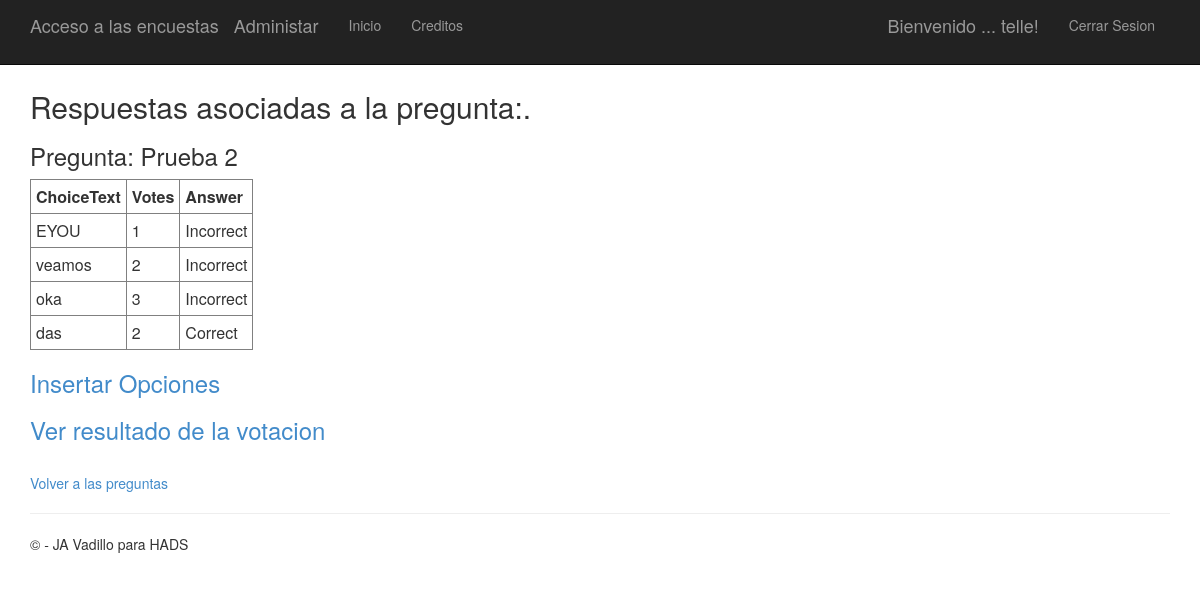
/polls/9/ (signed in), run on an earlier commit of the app's database.
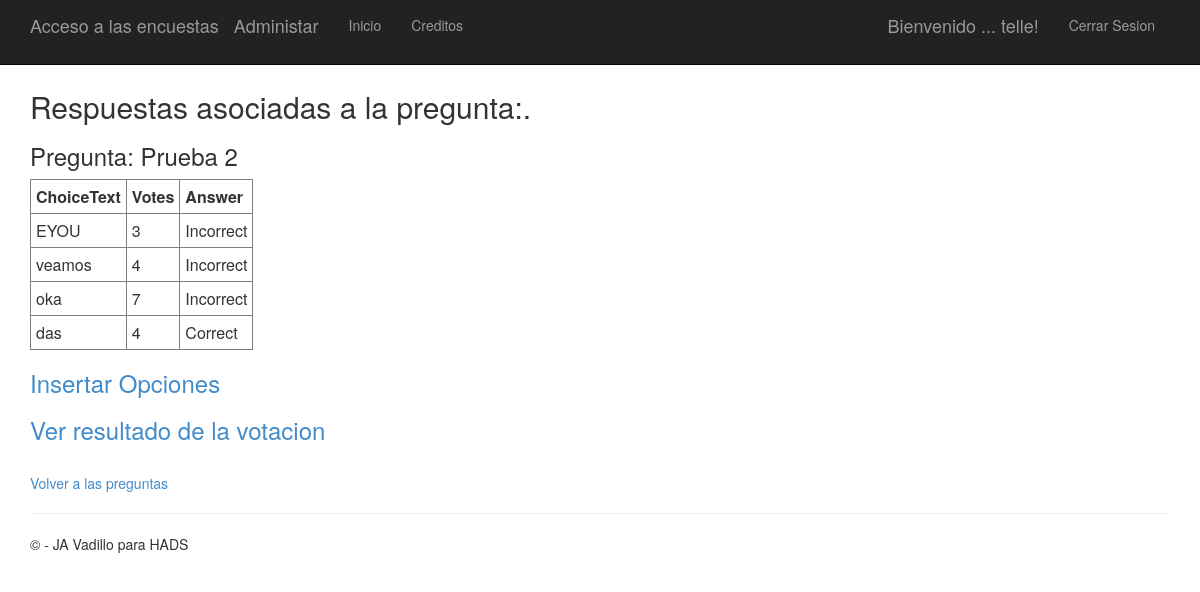
And on a later commit of the database.
### app/models.py (models this page shows)
class Question(models.Model):
    question_text = models.CharField(max_length=200)
    category = models.CharField(max_length=50, default='No Category')
    pub_date = models.DateTimeField('date published')

class Choice(models.Model):
    question = models.ForeignKey(Question)
    choice_text = models.CharField(max_length=200)
    correct = models.BooleanField(default=False)
    votes = models.IntegerField(default=0)

### app/views.py (the view)
# urls.py: url(r'^polls/(?P<question_id>\d+)/$', app.views.detail, name='detail'),
def detail(request, question_id):
     question = get_object_or_404(Question, pk=question_id)
     return render(request, 'polls/detail.html', {'title':'Respuestas asociadas a la pregunta:','question': question})

### app/templates/polls/detail.html (shortened to what this page needs)
﻿{% extends "app/layout.html" %}
{% block content %}
<h2>{{ title }}.</h2>
<h3>Pregunta: {{ question.question_text }}</h3>
<form onsubmit="return process();" method="post">
{% if request.user.is_authenticated %}
    <table border="1" cellpadding="5">
        <tr><th>ChoiceText</th><th>Votes</th><th>Answer</th></tr>
        {% for choice in question.choice_set.all %}
            <tr>
                <td>{{choice.choice_text}}</td><td>{{choice.votes}}</td>
                <td>
                    {% if choice.correct %}
                        Correct
                    {% else %}
                        Incorrect
                    {% endif %}
                </td>
            </tr>
        {% endfor %}
    </table>
    <a href="{% url 'choice_add' question.id %}"><h3>Insertar Opciones</h3></a>
    <a href="{% url 'chart' question.id %}"> <h3>Ver resultado de la votacion</h3> </a><br />
{% endif %}
<div><a href="{% url 'index' %}">Volver a las preguntas</a></div>
</form>
{% endblock %}

### app/templates/app/layout.html (shortened to what this page needs)
﻿<!DOCTYPE html>
<html>
<head>
    {% load staticfiles %}
    <link rel="stylesheet" type="text/css" href="{% static 'app/content/bootstrap.min.css' %}" />
    <link rel="stylesheet" type="text/css" href="{% static 'app/content/site.css' %}" />
</head>
<body>
    <div class="navbar navbar-inverse navbar-fixed-top">
        <div class="container">
            <div class="navbar-header">
                <a href="/polls/" class="navbar-brand">Acceso a las encuestas</a>
                <a href="/admin/" class="navbar-brand">Administar</a>
            </div>
            <div class="navbar-collapse collapse">
                <ul class="nav navbar-nav">
                    <li><a href="{% url 'home' %}">Inicio</a></li>
                    <li><a href="{% url 'contact' %}">Creditos</a></li>
                </ul>
                {% include 'app/loginpartial.html' %}
            </div>
        </div>
    </div>
    <div class="container body-content">
{% block content %}{% endblock %}
        <hr/>
        <footer>
            <p>&copy; {{ year }} - JA Vadillo para HADS</p>
        </footer>
    </div>
</body>
</html>

### app/templates/app/loginpartial.html (shortened to what this page needs)
{% if user.is_authenticated %}
<form id="logoutForm" action="/logout" method="post" class="navbar-right">
    <ul class="nav navbar-nav navbar-right">
        <li><span class="navbar-brand">Bienvenido ... {{ user.username }}!</span></li>
        <li><a href="javascript:document.getElementById('logoutForm').submit()">Cerrar Sesion</a></li>
    </ul>
</form>
{% else %}
<ul class="nav navbar-nav navbar-right">
    <li><a href="{% url 'login' %}">Iniciar Sesion</a></li>
</ul>
{% endif %}

### app/static/app/content/site.css (style rules this page uses)
body { padding-top: 50px; padding-bottom: 20px; }
.body-content { padding-left: 15px; padding-right: 15px; }

What changed in the data, as far as the page shows it:
changed Choice "EYOU": votes "1" → "3"
changed Choice "veamos": votes "2" → "4"
changed Choice "oka": votes "3" → "7"
changed Choice "das": votes "2" → "4"
